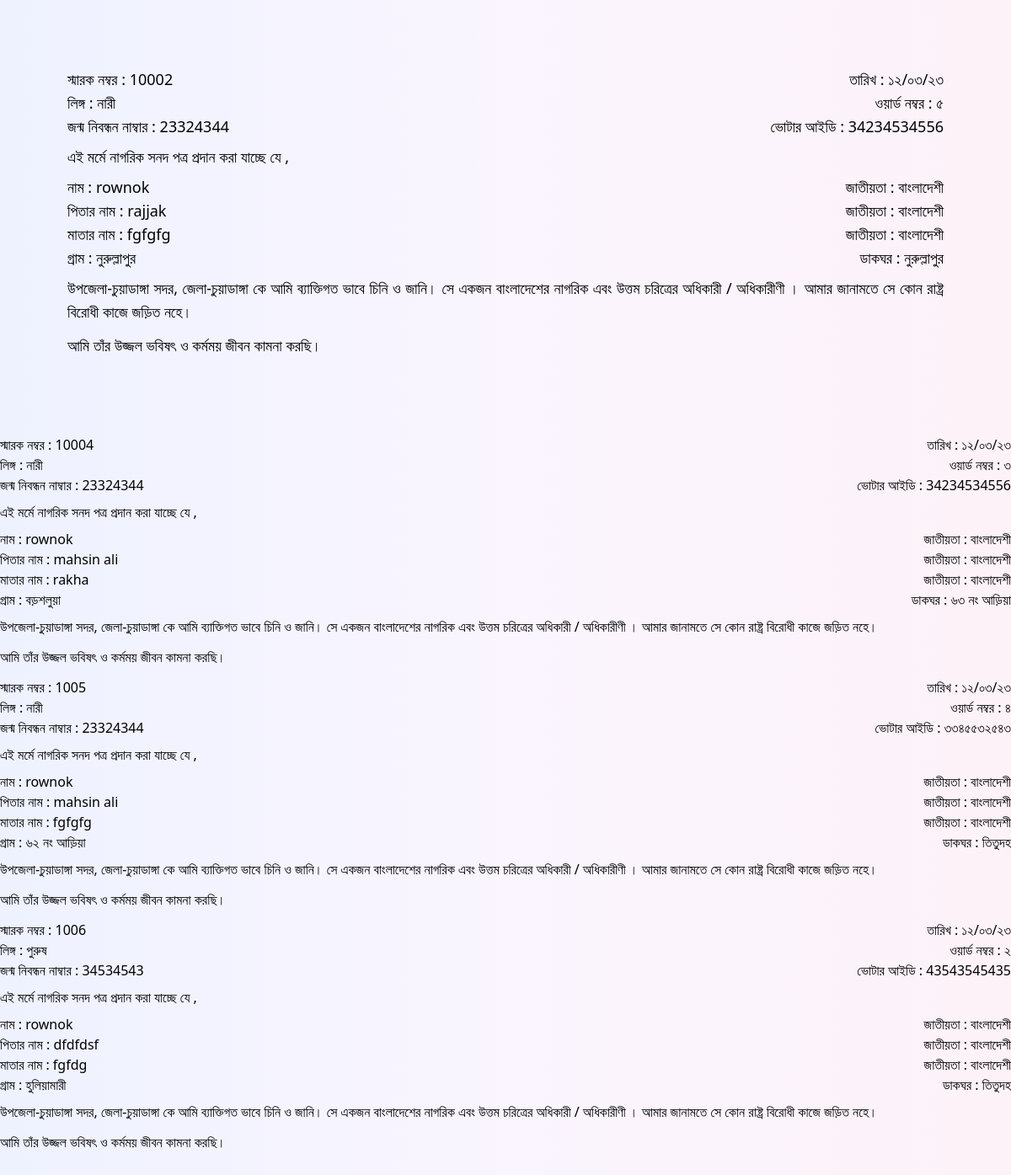
The page /nagorikreport.php on the database as committed earlier.
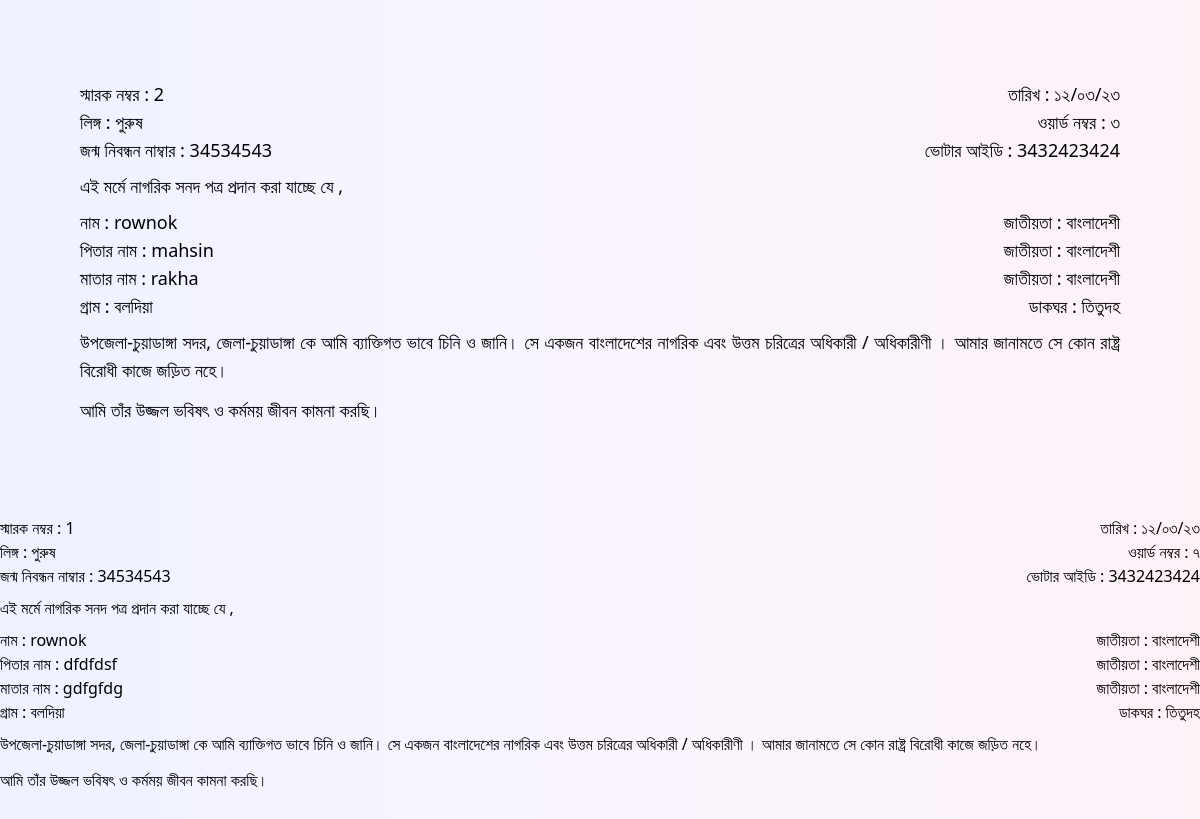
The same page on the database as committed later.
### tables this page shows
CREATE TABLE `nagorik` (
  `id` int(11) NOT NULL,
  `sarok` varchar(255) NOT NULL,
  `name` varchar(255) NOT NULL,
  `fathername` varchar(255) NOT NULL,
  `mothername` varchar(255) NOT NULL,
  `husband` varchar(255) NOT NULL,
  `gram` varchar(255) NOT NULL,
  `word` varchar(255) NOT NULL,
  `birthno` varchar(255) NOT NULL,
  `voterid` varchar(255) NOT NULL,
  `mobileno` varchar(255) NOT NULL,
  `gender` varchar(255) NOT NULL,
  `dakghor` varchar(255) NOT NULL
);

### nagorikreport.php (the view, shortened to what this page needs)
<!DOCTYPE html>
<html lang="en" dir="ltr">
<head>
    <script src="https://cdn.tailwindcss.com"></script>
</head>
<body class='bg-gradient-to-r from-indigo-50 via-purple-50 to-pink-50 z-40 mb-10'>
    <div class='px-20 py-20 relative text-lg'>
        <?php
        include '../../_dbconnect.php';
        $query = "SELECT * FROM `nagorik`";
        $poriciti = mysqli_query($con, $query);
        while ($row = mysqli_fetch_assoc($poriciti)) {
        ?>
            <div class="flex justify-between items-center">
                <p class=''>স্মারক নম্বর : <span><?= $row['sarok'] ?></span></p>
                <p class=''>তারিখ : ১২/০৩/২৩</p>
            </div>
            <div class="flex justify-between items-start">
                <p>লিঙ্গ : <span><?= $row['gender'] ?></span> </p>
                <p class=''>ওয়ার্ড নম্বর : <span><?= $row['word'] ?></span></p>
            </div>
            <div class="flex justify-between items-start">
                <p>জন্ম নিবন্ধন নাম্বার : <span><?= $row['birthno'] ?></span> </p>
                <p>ভোটার আইডি : <span><?= $row['voterid'] ?></span> </p>
            </div>
            <p class="my-2">এই মর্মে নাগরিক সনদ পত্র প্রদান করা যাচ্ছে যে ,</p>
            <div class="flex justify-between items-start">
                <p>নাম : <span><?= $row['name'] ?></span> </p>
                <p>জাতীয়তা : বাংলাদেশী </p>
            </div>
            <div class="flex justify-between items-start">
                <p>পিতার নাম : <span><?= $row['fathername'] ?></span> </p>
                <p>জাতীয়তা : বাংলাদেশী </p>
            </div>
            <div class="flex justify-between items-start">
                <p>মাতার নাম : <span><?= $row['mothername'] ?></span> </p>
                <p>জাতীয়তা : বাংলাদেশী </p>
            </div>
            <div class="flex justify-between items-start">
                <p>গ্রাম : <span><?= $row['gram'] ?></span> </p>
                <p>ডাকঘর : <span><?= $row['dakghor'] ?></span></p>
            </div>
            <p class="text-justify my-2">উপজেলা-চুয়াডাঙ্গা সদর, জেলা-চুয়াডাঙ্গা কে আমি ব্যাক্তিগত ভাবে চিনি ও জানি। সে
                একজন বাংলাদেশের নাগরিক এবং উত্তম চরিত্রের অধিকারী / অধিকারীণী । আমার
                জানামতে সে কোন রাষ্ট্র বিরোধী কাজে জড়িত নহে।
            </p>
            <p class="my-3">আমি তাঁর উজ্জল ভবিষৎ ও কর্মময় জীবন কামনা করছি।</p>
    </div>
<?php
        }
?>
</body>
</html>

Rows that differ between the two databases and show on the page:
removed nagorik: sarok "10002", gender "নারী", word "৫", birthno "23324344", voterid "34234534556", name "rownok", fathername "rajjak", mothername "fgfgfg", gram "নুরুল্লাপুর", dakghor "নুরুল্লাপুর"
removed nagorik: sarok "10004", gender "নারী", word "৩", birthno "23324344", voterid "34234534556", name "rownok", fathername "mahsin ali", mothername "rakha", gram "বড়শলুয়া", dakghor "৬৩ নং আড়িয়া"
removed nagorik: sarok "1005", gender "নারী", word "৪", birthno "23324344", voterid "৩৩৪৫৫৩২৫৪৩", name "rownok", fathername "mahsin ali", mothername "fgfgfg", gram "৬২ নং আড়িয়া", dakghor "তিতুদহ"
removed nagorik: sarok "1006", gender "পুরুষ", word "২", birthno "34534543", voterid "43543545435", name "rownok", fathername "dfdfdsf", mothername "fgfdg", gram "হুলিয়ামারী", dakghor "তিতুদহ"
added nagorik: sarok "2", gender "পুরুষ", word "৩", birthno "34534543", voterid "3432423424", name "rownok", fathername "mahsin", mothername "rakha", gram "বলদিয়া", dakghor "তিতুদহ"
added nagorik: sarok "1", gender "পুরুষ", word "৭", birthno "34534543", voterid "3432423424", name "rownok", fathername "dfdfdsf", mothername "gdfgfdg", gram "বলদিয়া", dakghor "তিতুদহ"
